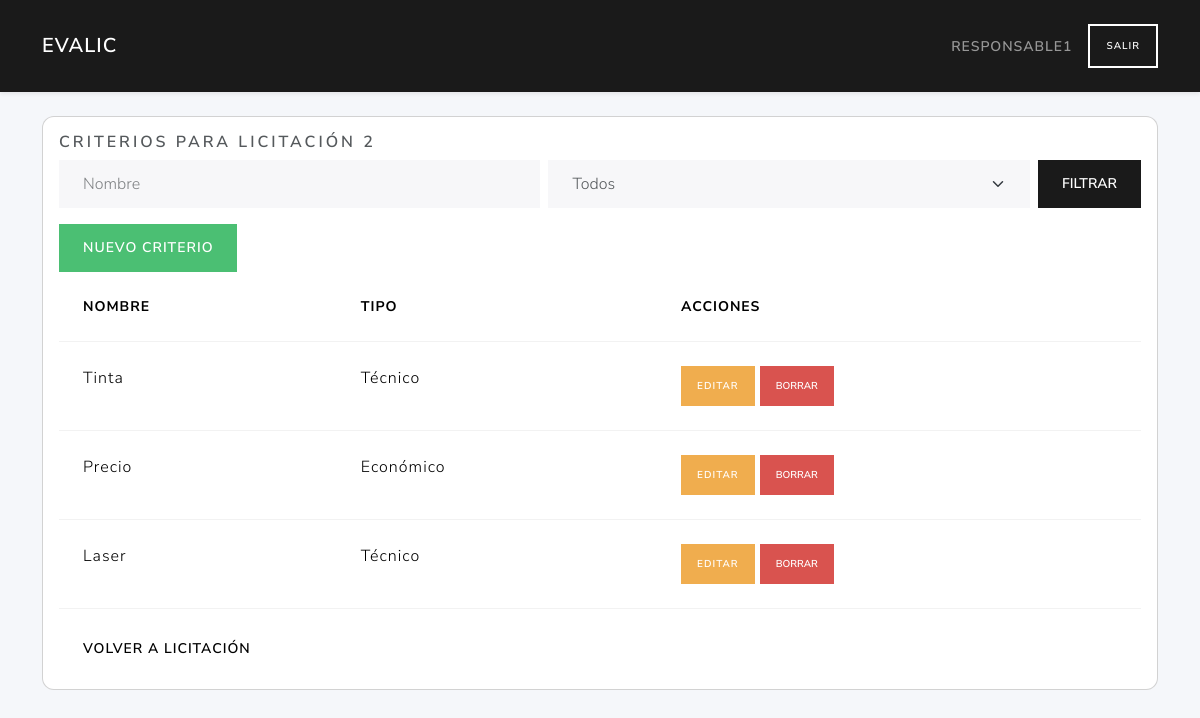
/criterios/2 (signed in), run on the app's committed database.
### tables this page shows
CREATE TABLE criterios (
        id  INTEGER PRIMARY KEY AUTOINCREMENT,
        NombreCriterio TEXT NOT NULL,
        descripcion TEXT,
        peso INTEGER,
        PrecioBase INTEGER,             
        tipocriterio_id INTEGER NOT NULL,
        licitacion_id INTEGER NOT NULL,
        formula_id INTEGER,                          
        FOREIGN KEY (tipocriterio_id) REFERENCES tipo_criterios(id)
        FOREIGN KEY (licitacion_id) REFERENCES licitaciones(id)
        FOREIGN KEY (formula_id) REFERENCES formulas(id)                                                             
    );

CREATE TABLE tipo_criterios (
        id INTEGER PRIMARY KEY AUTOINCREMENT,
        TipoCriterio TEXT NOT NULL UNIQUE CHECK(TipoCriterio IN ('Técnico','Económico'))
    );

### routes/criterios_routes.py (the view)
@criterios_bp.route('/<int:lic_id>')
def index(lic_id):
    if 'user_id' not in session:
        return redirect(url_for('auth.login'))
    db = get_db(current_app)
    items = listar(db, lic_id)
    filtro_nombre = request.args.get('filtro_nombre', '').strip()
    filtro_tipo   = request.args.get('filtro_tipo', '')
    if filtro_nombre:
        items = [
            c for c in items
            if filtro_nombre.lower() in (c['NombreCriterio'] or '').lower()
        ]
    if filtro_tipo:
        items = [
            c for c in items
            if c['TipoCriterio'] == filtro_tipo
        ]
    tipo_filtros = [t['TipoCriterio'] for t in tipos(db)]
    return render_template(
        'criterios/index.html',
        criterios=items,
        lic_id=lic_id,
        tipo_opts=tipo_filtros,  # ahora es lista de strings, no Rows
        request=request
    )

### app.py (called while the page is built)
def create_app():
    app = Flask(__name__)
    app.permanent_session_lifetime = timedelta(hours=1)  # Sesión permanente por 1 hora
    app.config.from_object(Config)
    @app.context_processor
    def utility_processor():
        from flask import request, url_for
        def url_for_other_page(page):
            args = request.args.copy()
            args['page'] = page
            return url_for('licitaciones.index', **args)
        return dict(url_for_other_page=url_for_other_page)
    app.teardown_appcontext(close_connection)
    with app.app_context():
        init_db(app)
    app.register_blueprint(auth_bp)
    app.register_blueprint(user_bp)
    app.register_blueprint(licitaciones_bp)
    app.register_blueprint(ofertas_bp)
    app.register_blueprint(licitantes_bp)
    app.register_blueprint(evaluador_bp)
    app.register_blueprint(criterios_bp)
    return app

### models/criterios_data.py (called while the page is built)
def list_criterios(db, licitacion_id):
    return db.execute("""
        SELECT c.*, t.TipoCriterio, f.NombreFormula, c.PrecioBase
        FROM criterios c
        JOIN tipo_criterios t ON c.tipocriterio_id=t.id
        LEFT JOIN formulas f ON c.formula_id=f.id
        WHERE c.licitacion_id=?
        ORDER BY c.id
    """, (licitacion_id,)).fetchall()

def list_tipo_criterios(db):
    return db.execute("SELECT * FROM tipo_criterios").fetchall()

### models/dao.py (called while the page is built)
def get_db(app):
    db = getattr(g, '_database', None)
    if db is None:
        db = g._database = sqlite3.connect(app.config['DATABASE'])
        db.row_factory = sqlite3.Row
    return db

def close_connection(exception):
    db = getattr(g, '_database', None)
    if db is not None:
        db.close()

### services/criterio_service.py (called while the page is built)
def listar(db, lic_id):
    return list_criterios(db, lic_id)

def tipos(db):
    return list_tipo_criterios(db)

### templates/criterios/index.html (shortened to what this page needs)
{% extends "base.html" %}
{% block content %}
<div class="card">
  <div class="card-body">
    <h5 class="card-title">Criterios para Licitación {{ lic_id }}</h5>
    <form method="get" class="row g-2 mb-3 align-items-end">
     <div class="col">
       <input
         type="text"
         class="form-control"
         id="filtro_nombre"
         name="filtro_nombre"
         placeholder="Nombre"
         value="{{ request.args.get('filtro_nombre','') }}"
      >
     </div>
     <div class="col">
       <select
         class="form-select"
         id="filtro_tipo"
         name="filtro_tipo"
      >
         <option value="">Todos</option>
       </select>
     </div>
     <div class="col-auto ms-auto">
       <button type="submit" class="btn btn-primary">Filtrar</button>
     </div>
   </form>
    <a href="{{ url_for('criterios.create_criterio_route', lic_id=lic_id) }}" class="btn btn-success mb3">Nuevo Criterio</a>
    <table class="table">
      <thead>
        <tr>
          <th>Nombre</th><th>Tipo</th><th>Acciones</th>
        </tr>
      </thead>
      <tbody>
        {% for c in criterios %}
        <tr>
          <td>{{ c.NombreCriterio }}</td>
          <td>{{ c.TipoCriterio }}</td>
          <td>
            <a href="{{ url_for('criterios.edit_criterio_route', lic_id=lic_id, crit_id=c.id) }}" class="btn btn-sm btn-warning">Editar</a>
            <form method="post" action="{{ url_for('criterios.delete_criterio_route', lic_id=lic_id, crit_id=c.id) }}" style="display:inline">
              <button type="submit" class="btn btn-sm btn-danger" onclick="return confirm('¿Eliminar criterio?')">Borrar</button>
            </form>
          </td>
        </tr>
        {% endfor %}
      </tbody>
    </table>
    <a href="{{ url_for('licitaciones.edit_licitacion_route', lic_id=lic_id) }}" class="btn btn-secondary">Volver a Licitación</a>
  </div>
</div>
{% endblock %}

### templates/base.html (style rules this page uses)
body { background:#f5f7fa; }
.card { border-radius:.75rem; }

### data on the page
criterios: NombreCriterio "Tinta", TipoCriterio "Técnico"
criterios: NombreCriterio "Precio", TipoCriterio "Económico"
criterios: NombreCriterio "Laser", TipoCriterio "Técnico"

### other printed values
{{ session['username'] }} "RESPONSABLE1"
{{ lic_id }} "2"
